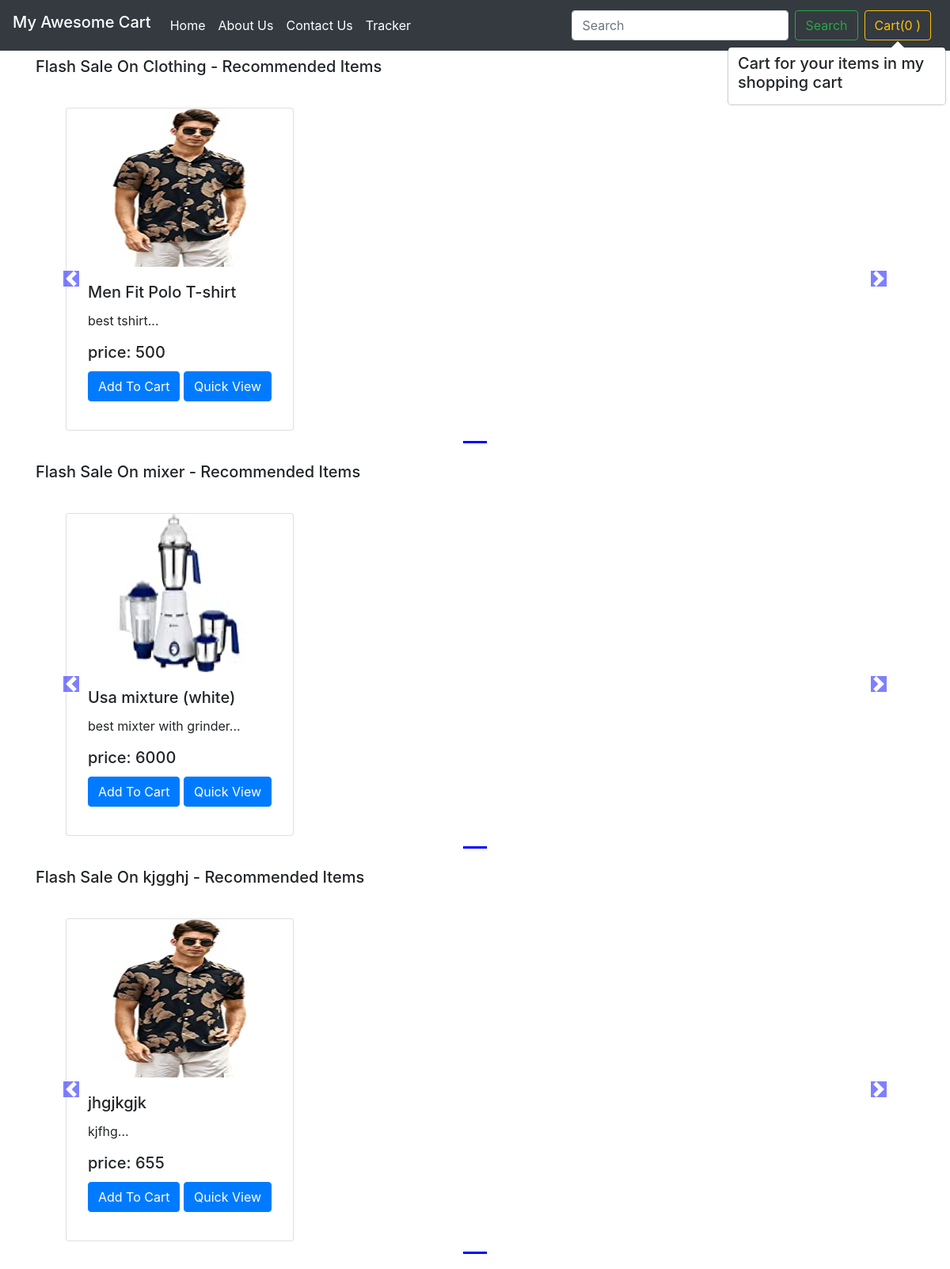
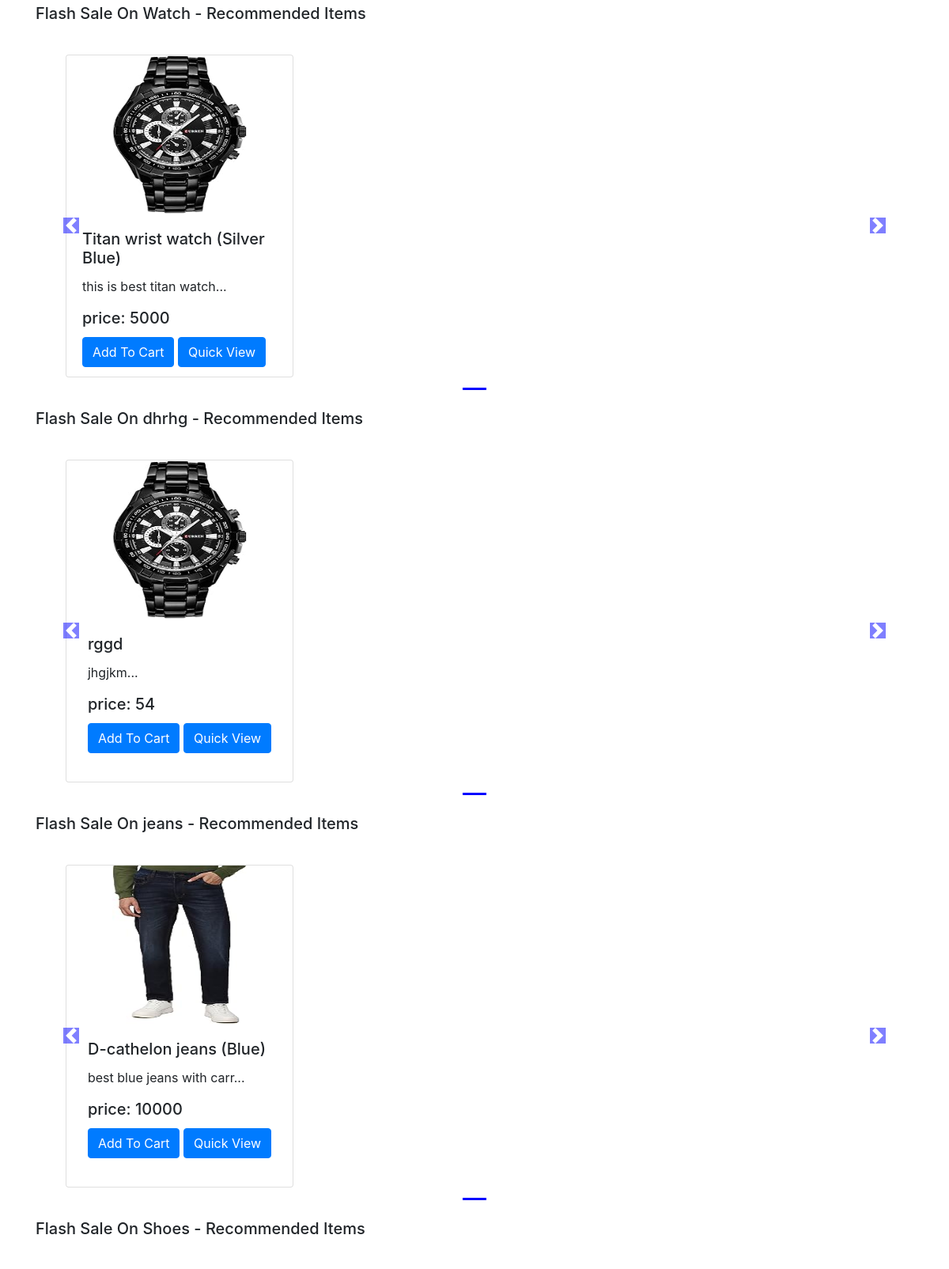
The app's page /shop/ (upper part) with its own data (2 pictures, top to bottom).
### shop/models.py (models this page shows, shortened)
class Product(models.Model):
    product_id= models.AutoField
    product_name = models.CharField(max_length=50)
    category = models.CharField(max_length=50,default="")
    subcategory = models.CharField(max_length=50 , default="")
    price = models.IntegerField(default=0)
    desc = models.CharField(max_length=300)
    pub_date = models.DateField()
    image = models.ImageField(upload_to='shop/images' , default="")

### shop/views.py (the view)
# urls.py: path('',views.index,name='Home'),
def index(request):
    allProds = []
    catProds = Product.objects.values('category','id')
    cats = { item["category"] for item in catProds}
    for cat in cats:
        product = Product.objects.filter(category=cat)
        n= len(product)
        nslides = n//4 + ceil ((n/4)-(n//4))
        allProds.append([product, range(1,nslides), nslides])
    params = {"allProds":allProds}
    return render(request , 'shop/index.html',params)

### shop/templates/shop/index.html (shortened to what this page needs)
{% extends 'shop/basic.html' %}
{% block body %}
{% load static %}
<div class="container">
    {% for product, range, nSlides in allProds %}
    <h5 class="my-4">Flash Sale On {{product.0.category}} - Recommended Items</h5>
    <div class="row">
        <div id="demo{{forloop.counter}}" class="col carousel slide my-3" data-ride="carousel">
            <ul class="carousel-indicators">
                <li data-target="#demo{{forloop.counter}}" data-slide-to="0" class="active" style="background-color: blue;"></li>
            </ul>
            <div class="container carousel-inner no-padding">
                <div class="carousel-item active">
                    {% for i in product %}
                    <div class="col-xs-3 col-sm-3 col-md-3 mx-2">
                        <div class="card align-items-center" style="width: 18rem; height: 25.5rem;">
                            <img src='/media/{{i.image}}' class="card-img-top" alt="...">
                            <div class="card-body">
                                <h5 class="card-title" id="namepr{{i.id}}">{{i.product_name}}</h5>
                                <p class="card-text">{{i.desc|slice:"0:25"}}...</p>
                                <h5 class="card-title" >price: <span id="pricepr{{i.id}}">{{i.price}}</span></h5>
                                <span id="divpr{{i.id}}" class="divpr">
                                    <button id="pr{{i.id}}" class="btn btn-primary cart">Add To Cart</button>
                                </span>
                                <a href="/shop/product/{{i.product_name}}"><button id="qv{{i.id}}" class="btn btn-primary cart">Quick View</a>
                            </div>
                        </div>
                    </div>
                    {% endfor %}
                </div>
            </div>
        </div>
        <a class="carousel-control-prev" href="#demo{{forloop.counter}}" data-slide="prev">
            <span class="carousel-control-prev-icon"></span>
        </a>
        <a class="carousel-control-next" href="#demo{{forloop.counter}}" data-slide="next">
            <span class="carousel-control-next-icon"></span>
        </a>
    </div>
    {% endfor %}
</div>
{% endblock %}

### records on screen
Product: category "Clothing", image (picture), product_name "Men Fit Polo T-shirt", desc "best tshirt", price "500"
Product: category "mixer", image (picture), product_name "Usa mixture (white)", desc "best mixter with grinder", price "6000"
Product: category "kjgghj", image (picture), product_name "jhgjkgjk", desc "kjfhg", price "655"
Product: category "Watch", image (picture), product_name "Titan wrist watch (Silver Blue)", desc "this is best titan watch", price "5000"
Product: category "dhrhg", image (picture), product_name "rggd", desc "jhgjkm", price "54"
Product: category "jeans", image (picture), product_name "D-cathelon jeans (Blue)", desc "best blue jeans with carr", price "10000"
Product: category "Shoes"
